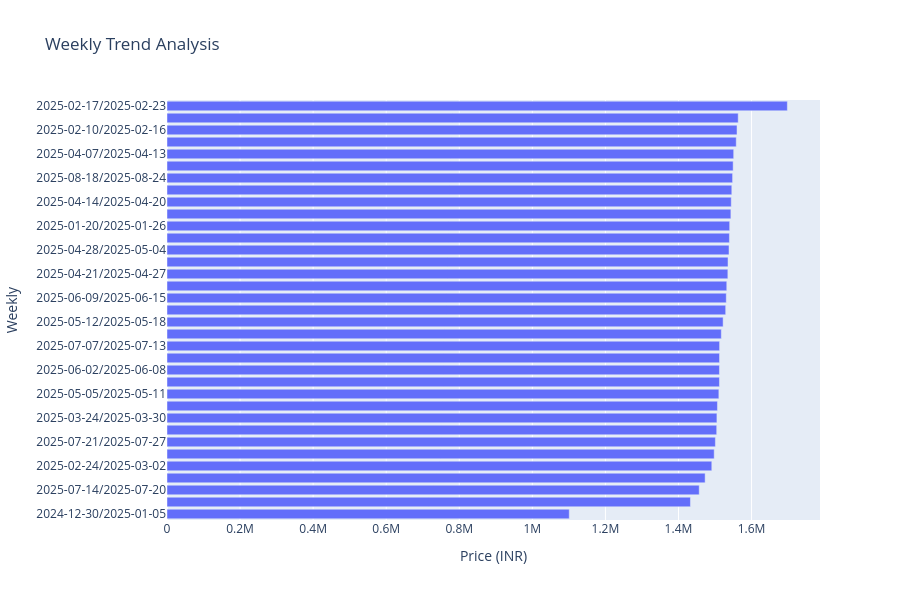

The cell this chart's notebook holds for it:
### Markdown cell above
### Weekly Trend Analysis

### Code cell
df["Weekly"]=pd.to_datetime(df["Order Date"]).dt.to_period("W").astype(str)

fig=px.bar(
    df.groupby("Weekly")["Price (INR)"].sum().sort_values().reset_index(),
    x="Price (INR)",
    y="Weekly"
    ,orientation="h",
    title="Weekly Trend Analysis",
)
fig.update_layout(height=600)
fig.show()

### Figure 1 — Plotly figure (JSON) as saved in the notebook; plotly's stock layout.template omitted (floating-point values rounded to 4 significant figures)
{"data": [{"hovertemplate": "Price (INR)=%{x}<br>Weekly=%{y}<extra></extra>", "legendgroup": "", "marker": {"color": "#636efa", "pattern": {"shape": ""}}, "name": "", "orientation": "h", "showlegend": false, "textposition": "auto", "type": "bar", "x": [1101000.0, 1433000.0, 1457000.0, 1473000.0, 1491000.0, 1498000.0, 1501000.0, 1505000.0, 1505000.0, 1507000.0, 1511000.0, 1512000.0, 1512000.0, 1512000.0, 1513000.0, 1517000.0, 1522000.0, 1529000.0, 1531000.0, 1532000.0, 1535000.0, 1536000.0, 1538000.0, 1539000.0, 1540000.0, 1543000.0, 1544000.0, 1546000.0, 1548000.0, 1550000.0, 1551000.0, 1558000.0, 1560000.0, 1563000.0, 1698000.0], "xaxis": "x", "y": ["2024-12-30/2025-01-05", "2025-03-10/2025-03-16", "2025-07-14/2025-07-20", "2025-03-03/2025-03-09", "2025-02-24/2025-03-02", "2025-08-11/2025-08-17", "2025-07-21/2025-07-27", "2025-03-31/2025-04-06", "2025-03-24/2025-03-30", "2025-08-25/2025-08-31", "2025-05-05/2025-05-11", "2025-06-23/2025-06-29", "2025-06-02/2025-06-08", "2025-01-13/2025-01-19", "2025-07-07/2025-07-13", "2025-02-03/2025-02-09", "2025-05-12/2025-05-18", "2025-05-26/2025-06-01", "2025-06-09/2025-06-15", "2025-03-17/2025-03-23", "2025-04-21/2025-04-27", "2025-07-28/2025-08-03", "2025-04-28/2025-05-04", "2025-06-30/2025-07-06", "2025-01-20/2025-01-26", "2025-01-06/2025-01-12", "2025-04-14/2025-04-20", "2025-06-16/2025-06-22", "2025-08-18/2025-08-24", "2025-01-27/2025-02-02", "2025-04-07/2025-04-13", "2025-08-04/2025-08-10", "2025-02-10/2025-02-16", "2025-05-19/2025-05-25", "2025-02-17/2025-02-23"], "yaxis": "y"}], "layout": {"barmode": "relative", "height": 600, "legend": {"tracegroupgap": 0}, "title": {"text": "Weekly Trend Analysis"}, "xaxis": {"anchor": "y", "domain": [0, 1], "title": {"text": "Price (INR)"}}, "yaxis": {"anchor": "x", "domain": [0, 1], "title": {"text": "Weekly"}}}}
